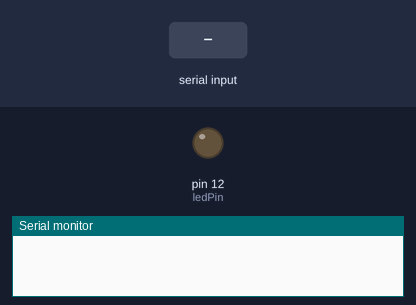
Recording of a sketch running on a simulated Arduino Uno, built with avr-gcc and run on an emulated ATmega328P. Shown: output pins drawn as LEDs (lit = HIGH), the last lines printed to the serial monitor. The test bench sets the inputs (shaded band).

Above: at 1.2 s.
1.3 s: "1" received over Serial
At 2.1 s:
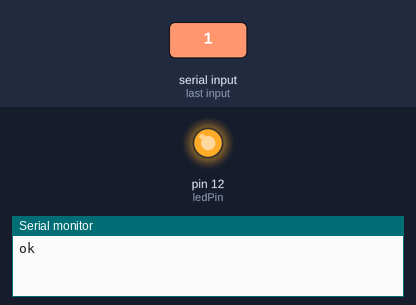
2.8 s: "2" received over Serial
At 3.3 s:
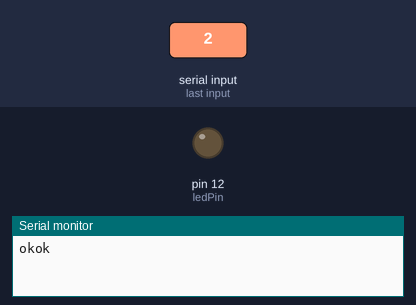
Timing chart, 0 to 5.8 s (numbered marks = the images above; inputs shaded):
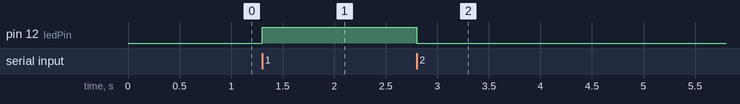

Measured:
- after the input at 1.3 s, pin 12 (ledPin): LOW → HIGH at once
- after the input at 2.8 s, pin 12 (ledPin): HIGH → LOW at once

The sketch:

reciever.ino
```cpp
int byteRead;
int ledPin = 12;

char c = ' ';

void setup() {
  Serial.begin(9600);
  pinMode(ledPin, OUTPUT);}

  void loop() {
    if(Serial.available())
    {
      Serial.print("ok");
      char c = Serial.read();
      if (c=='2'){digitalWrite(ledPin, LOW);}
      if (c=='1'){digitalWrite(ledPin, HIGH);}
    }
  }
```
